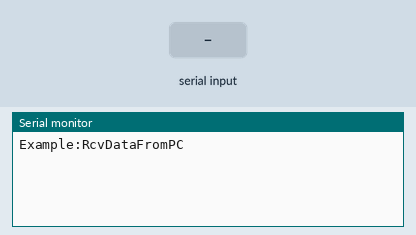
The sketch below on a simulated Arduino Uno, built with avr-gcc and run on an emulated ATmega328P. On the bench: the last lines printed to the serial monitor. The test bench sets the inputs (shaded band).

Above: at 1.2 s.
1.3 s: "90,45\n" received over Serial
At 3.5 s:
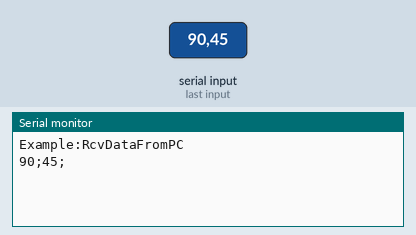
3.8 s: "5\n" received over Serial
At 6.4 s:
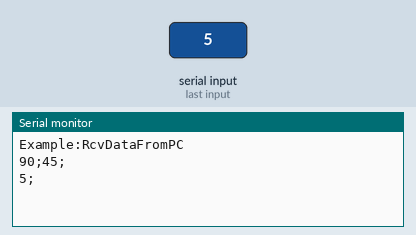

The sketch:

RcvDataFromPC.ino
```cpp
//利用Serial.parseInt()接收多欄位int數值
int rx_buffer[3]; //宣告用來接收三個欄位數值的陣列
int i = 0;        //接收欄位的索引值

void setup()
{
    Serial.begin(115200);
    Serial.println("Example:RcvDataFromPC");
}

void loop()
{
    if (Serial.available() > 0)
    {
        for (i = 0; i < 3; i++)
        {
            rx_buffer[i] = Serial.parseInt(); //利用Serial.parseInt取出收到資料中的一個數值
        }
        //印出收到的數值
        for (i = 0; i < 3; i++)
        {
            if (rx_buffer[i] != 0)
            {
                Serial.print(rx_buffer[i]);
                Serial.print(";");
            }
        }
        Serial.println();
    }
}
```

Measured:
- after the input at 1.3 s, the serial monitor: prints a new line after 1.0 s (image 1)
- after the input at 3.8 s, the serial monitor: prints a new line after 2.0 s (image 2)
